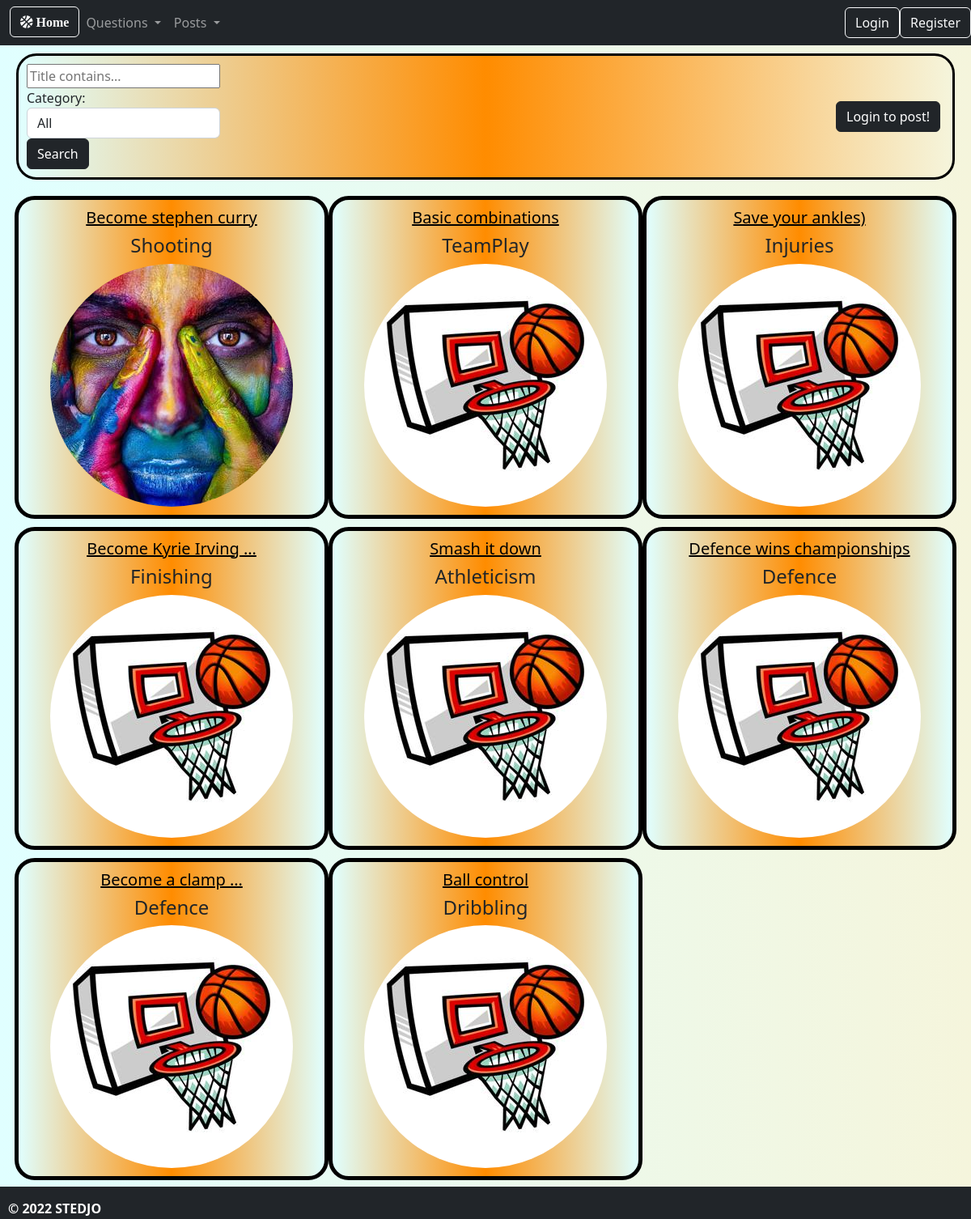
/posts/, run on the app's committed database.
### posts/models.py (models this page shows, shortened)
class Post(models.Model):
    CHOICES = (
        ("Shooting", "Shooting"),
        ("Finishing", "Finishing"),
        ("Dribbling", "Dribbling"),
        ("Athleticism", "Athleticism"),
        ("Injuries", "Injuries"),
        ("Defence", "Defence"),
        ("TeamPlay", "TeamPlay"),
    )
    user = models.ForeignKey(User, on_delete=models.CASCADE)
    category = models.CharField(max_length=25, choices=CHOICES, default="Shooting")
    image = models.ImageField(default='default.jpg', upload_to="post_pic")
    title = models.CharField(max_length=10000)
    content = RichTextField()
    date_created = models.DateTimeField(default=timezone.now)

### posts/views.py (the view)
# urls.py: path('', views.PostListView.as_view(), name='posts_list'),
class PostListView(ListView):
    model = Post
    context_object_name = 'posts'
    template_name = "posts/posts_list.html"
    ordering = ['-date_created']
    def get_context_data(self, **kwargs):
        context = super().get_context_data(**kwargs)
        context = filter_list(self, context)
        context['page'] = ''
        return context

### posts/views.py (called while the page is built)
def is_valid_query_param(param):
    return param != '' and param is not None

def filter_list(obj, context):
    title_contains = obj.request.GET.get('search-title')
    category = obj.request.GET.get('category')
    if is_valid_query_param(title_contains):
        context['posts'] = context['posts'].filter(title__icontains=title_contains)
    if is_valid_query_param(category) and category != 'All':
        context['posts'] = context['posts'].filter(category=category)
    return context

### posts/templates/posts/posts_list.html (shortened to what this page needs)
{% extends 'base.html' %}
{% block main %}
    <div class="question_on_list list_bar">
        <div>
            <form action="" method="GET">
                <div>
                    <input type="text" id="search-title" name="search-title" placeholder="Title contains...">
                </div>
                <div>
                    <label for="category">Category: </label>
                    <select id="category" class="form-control" name="category">
                        <option selected>All</option>
                    </select>
                </div>
                <button type="submit" class="btn btn-dark">Search</button>
            </form>
        </div>
        <div class="button">
            {% if user.is_authenticated %}
                <button class="btn btn-dark"><a href="{% url 'posts:post_create'%}" style="color: white; text-decoration: none;">Create a post</a></button>
            {% else %}
                <button class="btn btn-dark"><a href="{% url 'base:login' %}" style="color: white; text-decoration: none;">Login to post!</a></button>
            {% endif %}
        </div>
    </div>
    <div>
        {% if not posts %}
            <div class="question_on_list">
                <h3>Seems to be nothing here...</h3>
            </div>
        {% else %}
        <div class="container">
            <div class="row gx-5 row-cols-3">
                {% for post in posts %}
                    <div class="col post_on_list">
                        <div class="break-word">
                                {% if post.title|wordcount <= 3 %}
                                    <h5><a style="color: black" href="{% url 'posts:post_details' post.id%}">{{ post.title|safe }}</a></h5>
                                {% else %}
                                    <h5><a style="color: black" href="{% url 'posts:post_details' post.id%}">{{ post.title|truncatewords:3|safe }}</a></h5>
                                {% endif %}
                        </div>
                        <h4>{{post.category}}</h4>
                        <img style="border-radius: 50%" src="{{ post.image.url }}">
                    </div>
                {% endfor %}
            </div>
        </div>
        <br><br>
        {% endif %}
    </div>
{% endblock %}

### templates/base.html (shortened to what this page needs)
{% load static %}
<!DOCTYPE html>
<html lang="en" class="back-grey">
<head>
    <link href="https://cdn.jsdelivr.net/npm/bootstrap@5.2.1/dist/css/bootstrap.min.css"
          rel="stylesheet"
>
    <link rel="stylesheet" href="https://cdn.jsdelivr.net/npm/bootstrap-icons@1.5.0/font/bootstrap-icons.css">
    <link rel="stylesheet" href="https://use.fontawesome.com/releases/v5.8.1/css/all.css">
    <link rel="stylesheet" href="{% static 'css/styles.css' %}">
</head>
<body class="back-grey">
{% block header %}
<nav class="navbar navbar-expand-md navbar-dark sticky-top bg-dark">
        <div class="container-fluid">
            <ul class="navbar-nav">
                <li class="nav-item"><a href="/" class="btn btn-outline-light my-2 my-sm-0"><i class="fas fa-basketball-ball"><span> Home</span></i></a></li>
                <li class="nav-item dropdown">
                    <a class="nav-link dropdown-toggle" href="#" id="navbarDropdown1" role="button" data-bs-toggle="dropdown" aria-expanded="false">
                        Questions
                    </a>
                </li>
                <li class="nav-item dropdown">
                    <a class="nav-link dropdown-toggle" href="#" id="navbarDropdown2" role="button" data-bs-toggle="dropdown" aria-expanded="false">
                        Posts
                    </a>
                </li>
            </ul>
        </div>
        <div>
            <ul class="navbar-nav">
                {% if user.is_authenticated %}
                    <li class="nav-item"><a href="{% url 'base:profile' user.id %}" class="btn btn-outline-light my-2 my-sm-0">Profile</a></li>
                    <li>|</li>
                    <li class="nav-item" style="margin-right: 5px"><a href="/logout" class="btn btn-outline-light my-2 my-sm-0">Logout</a></li>
                {% else %}
                  <li class="nav-item"><a href="/login" class="btn btn-outline-light my-2 my-sm-0">Login</a></li>
                  <li class="nav-item"><a href="/register" class="btn btn-outline-light my-2 my-sm-0">Register</a></li>
                {% endif %}
            </ul>
        </div>
</nav>
{% endblock %}
{% block main %}
{% endblock %}
{% block footer %}
<div class="navbar footer navbar-dark bg-dark">
    <h6 style="padding-top: 10px; margin-left: 10px"><strong>© 2022 STEDJO</strong></h6>
</div>
{% endblock %}
</body>
</html>

### static/css/styles.css (style rules this page uses)
.back-grey { background-color: beige; background-image: linear-gradient(to right, lightcyan, beige); }
.question_on_list { border-radius: 25px; background-color: lightseagreen; background-image: linear-gradient(to right, lightcyan, darkorange, beige); border: 3px solid black; padding: 10px; margin-top: 10px; margin-left: 20px; margin-right: 20px; margin-bottom: 10px; }
.list_bar, .button { display: flex; flex-direction: row; }
.button { justify-content: flex-end; margin-left: auto; margin-top: auto; margin-bottom: auto; margin-right: 5px; }
.footer { position: fixed; left: 0; bottom: 0; width: 100%; height: 40px; color: white; text-align: left; margin-top: 20px; }
.post_on_list { text-align: center; border-radius: 25px; background-color: lightseagreen; background-image: linear-gradient(to right, lightcyan, darkorange, lightcyan); border: 5px solid black; padding: 10px; margin-top: 10px; }
.break-word { word-break: break-word; }

### data on the page
Post: title "Become stephen curry", category "Shooting", image (picture)
Post: title "Basic combinations", category "TeamPlay", image (placeholder picture)
Post: title "Save your ankles)", category "Injuries", image (placeholder picture)
Post: title "Become Kyrie Irving …", category "Finishing", image (placeholder picture)
Post: title "Smash it down", category "Athleticism", image (placeholder picture)
Post: title "Defence wins championships", category "Defence", image (placeholder picture)
Post: title "Become a clamp …", category "Defence", image (placeholder picture)
Post: title "Ball control", category "Dribbling", image (placeholder picture)
